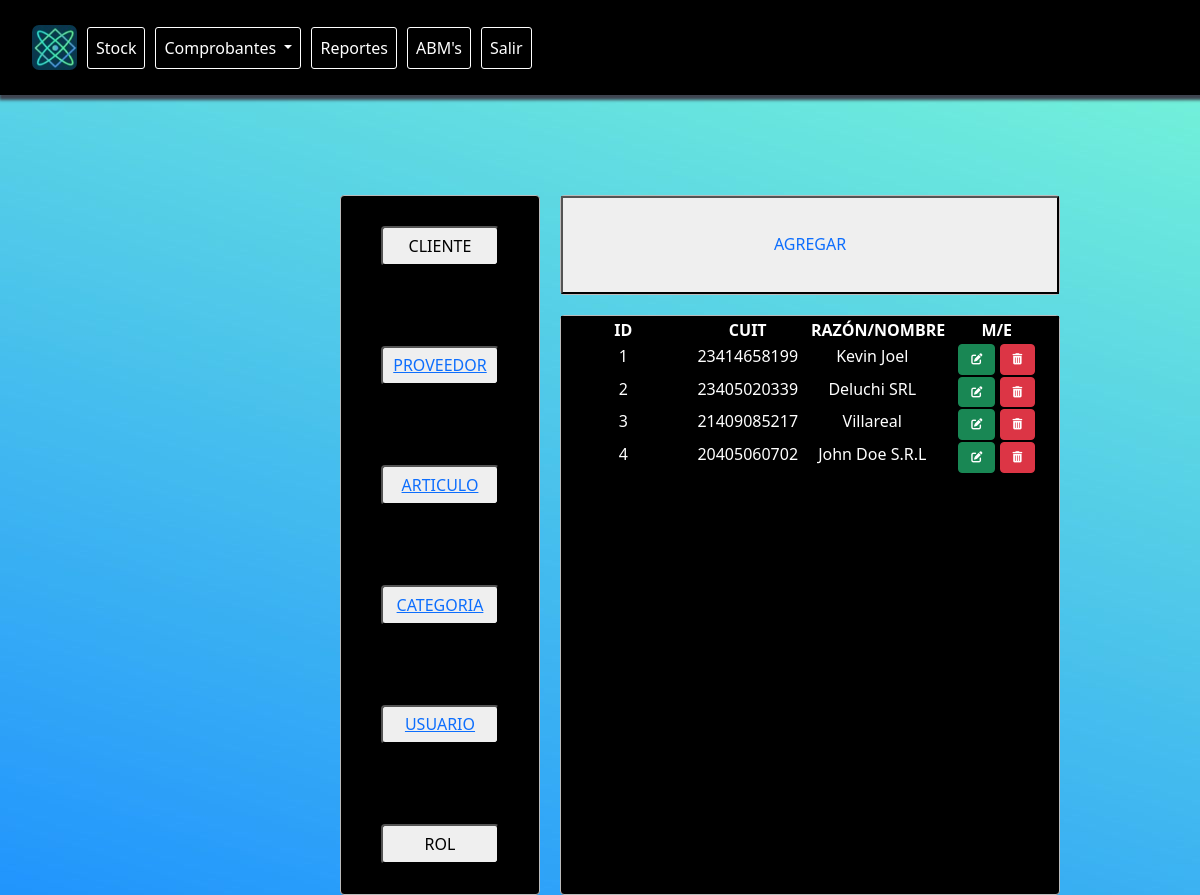
/abm/ (signed in), run on an earlier commit of the app's database.
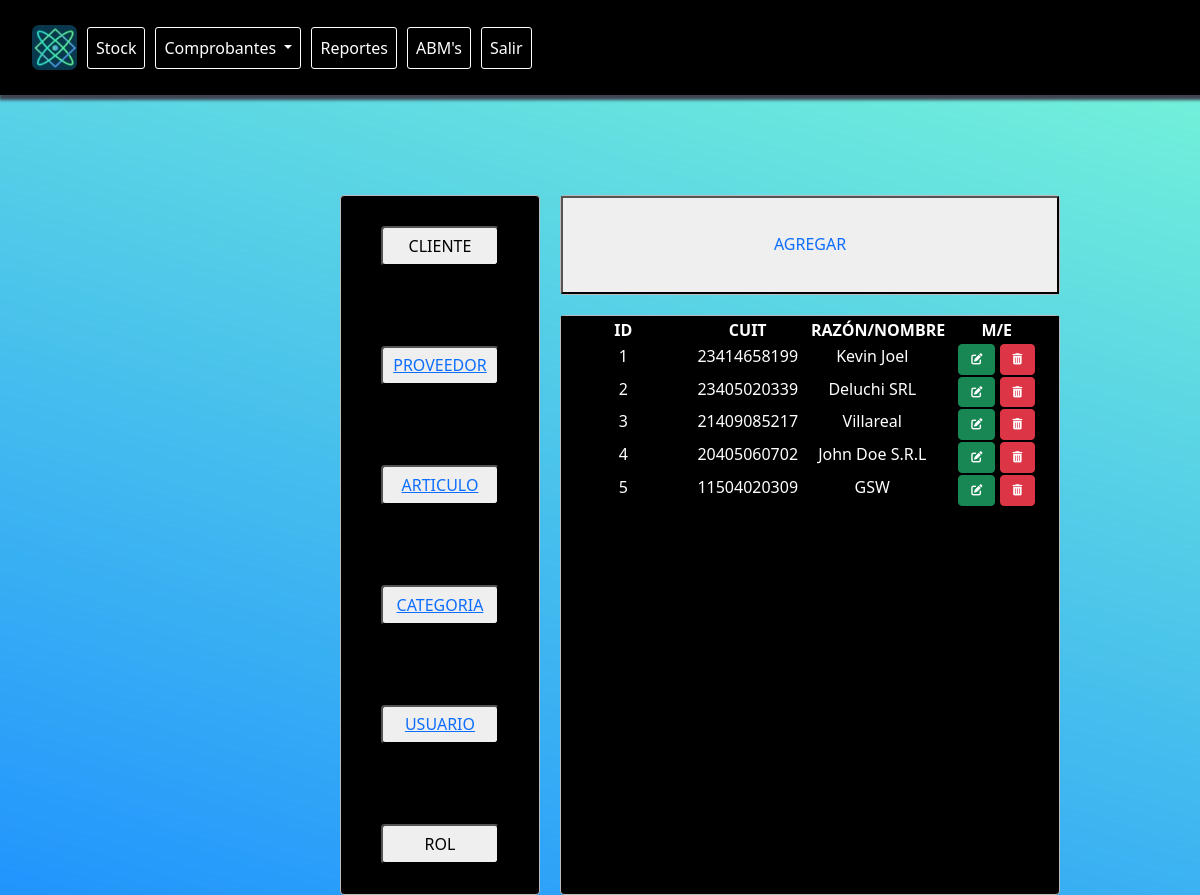
And on a later commit of the database.
### AppClientes/models.py (models this page shows, shortened)
class Clientes(models.Model):
    id_cliente = models.IntegerField('Nro de ID',primary_key = True)
    cuit=models.PositiveIntegerField()
    razon_nombre=models.CharField('Razon o nombre', max_length=50)
    condicion=models.ForeignKey(CondicionFiscal, on_delete=models.CASCADE)
    telefono=models.PositiveIntegerField('Teléfono')
    created=models.DateTimeField(auto_now_add=True)
    updated=models.DateTimeField(auto_now_add=True)
    class Meta:
        verbose_name="Cliente"
        verbose_name_plural="Clientes"

### AppABM/views.py (the view)
# urls.py: path('', views.abm, name="Abm"),
@login_required
def abm(request):
    cliente = Clientes.objects.all()
    return render(request, "AppABM/abm.html", {"cli":cliente})

### AppABM/templates/AppAbm/abm.html
{% extends "base/base.html" %}
{% load static %}
{% block content %}
<div class="todo">
    <div class="cuadrado">
        <div class="cuadro uno">
            <button type="button" class="botonesabm uno">
                CLIENTE
            </button>
            <button type="button" class="botonesabm">
                <a href="{% url 'abmproveedor' %}">PROVEEDOR</a>
            </button>
            <button type="button" class="botonesabm">
                <a href="{% url 'abmarticulo' %}">ARTICULO</a>
            </button>
            <button type="button" class="botonesabm">
                <a href="{% url 'abmcategoria' %}">CATEGORIA</a>
            </button>
            <button type="button" class="botonesabm">
                <a href="{% url 'abmusuario' %}">USUARIO</a>
            </button>
            <button type="button" class="botonesabm">
                ROL
            </button>
        </div>
        <div class="cuadrado dos">
            <div class="cuadro dos">
                <button type="button" class="botonagregar">
                    <a class="nav-link stock {% if '/agregar/' in request.path %} active {% endif %} prueba" aria-current="page" href="{% url 'agregar_cliente' %}"> AGREGAR</a>
                </button>
            </div>
            <div class="cuadro tres">
                <table>
                    <thead class="headtabledos">
                        <tr>
                            <th class="titulotabla">ID</th>
                            <th class="titulotabla">CUIT</th>
                            <th class="titulotabla">RAZÓN/NOMBRE</th>
                            <th class="titulotabla">M/E</th>
                        </tr>
                    </thead>
                    <tbody>
                    {% if cli %}
                        {% for clientes in cli %}
                        <tr class="clientesabm">
                            <td class="contenidotabla">{{ clientes.id_cliente }}</td>
                            <td class="contenidotabla">{{ clientes.cuit }}</td>
                            <td class="contenidotabla">{{ clientes.razon_nombre }}</td>
                            <td class="contenidotabla">
                                <a href="{% url 'modificar_cliente' clientes.id_cliente %}" class="btn btn-success" style="font-size: 70%;"><i class="fa-solid fa-pen-to-square"></i></a>
                                <a href="{% url 'modificar_cliente' clientes.id_cliente %}" class="btn btn-danger" style="font-size: 70%;"><i class="fa-solid fa-trash-can"></i></a>
                            </td>
                        </tr>
                        {% endfor %}
                    {% endif %}
                    </tbody>
                </table>
            </div>
        </div>
    </div>
</div>
{% endblock %}

What changed in the data, as far as the page shows it:
added Clientes: id_cliente "5", cuit "11504020309", razon_nombre "GSW"
